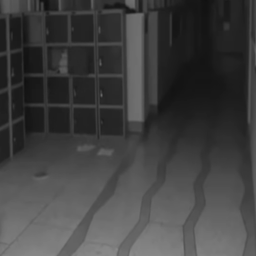
#> input picture CNN/dataset/training/no_people/86.png, 256 x 256 px, found by its file name
$ python change_brightness.py
#> lines starting #> are read from the running program, lines starting #| are printed output that depends on the picture
import cv2

img = cv2.imread("/home/luca/Scrivania/Magistrale/SistemiDigitali/dataset/training/people/86.png")
#> img is the input picture: shape (256, 256, 3); min 16, max 140, mean 64.8

for x in range(0, img.shape[0]):
    for y in range(0, img.shape[1]):
        img[x,y,0] = 255 - img[x,y,0]
        img[x,y,1] = 255 - img[x,y,1]
        img[x,y,2] = 255 - img[x,y,2]
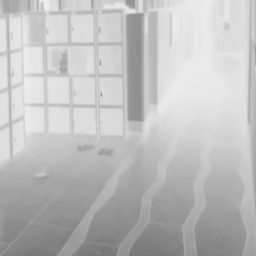
#> img: shape (256, 256, 3); min 115, max 239, mean 190.2

cv2.imwrite("/tmp/PROVA2.png", img)

$ run again, with CNN/dataset/training/no_people/101.png copied over CNN/dataset/training/no_people/86.png
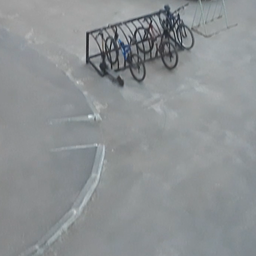
#> input picture CNN/dataset/training/no_people/101.png, 256 x 256 px, found by its file name
#> img is the input picture: shape (256, 256, 3); mean B, G, R 147, 144.9, 140.7
#> after the loop `for x in range(0, img.shape[0]):`:
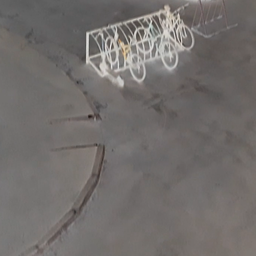
#> img: shape (256, 256, 3); mean B, G, R 108, 110.1, 114.3

$ run again, with CNN/dataset/training/no_people/104.png copied over CNN/dataset/training/no_people/86.png
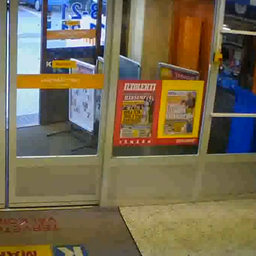
#> input picture CNN/dataset/training/no_people/104.png, 256 x 256 px, found by its file name
#> img is the input picture: shape (256, 256, 3); mean B, G, R 82, 106.4, 117.3
#> after the loop `for x in range(0, img.shape[0]):`:
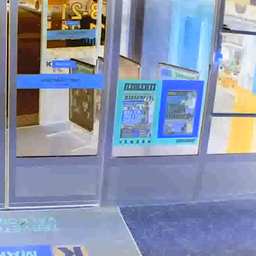
#> img: shape (256, 256, 3); mean B, G, R 173, 148.6, 137.7

$ run again, with CNN/dataset/training/no_people/107.png copied over CNN/dataset/training/no_people/86.png
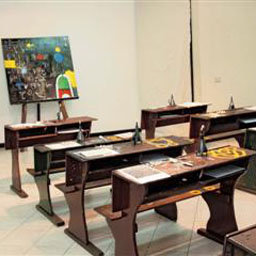
#> input picture CNN/dataset/training/no_people/107.png, 256 x 256 px, found by its file name
#> img is the input picture: shape (256, 256, 3); mean B, G, R 125.5, 143.4, 157.1
#> after the loop `for x in range(0, img.shape[0]):`:
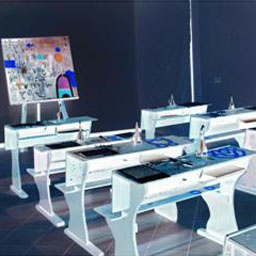
#> img: shape (256, 256, 3); mean B, G, R 129.5, 111.6, 97.9
